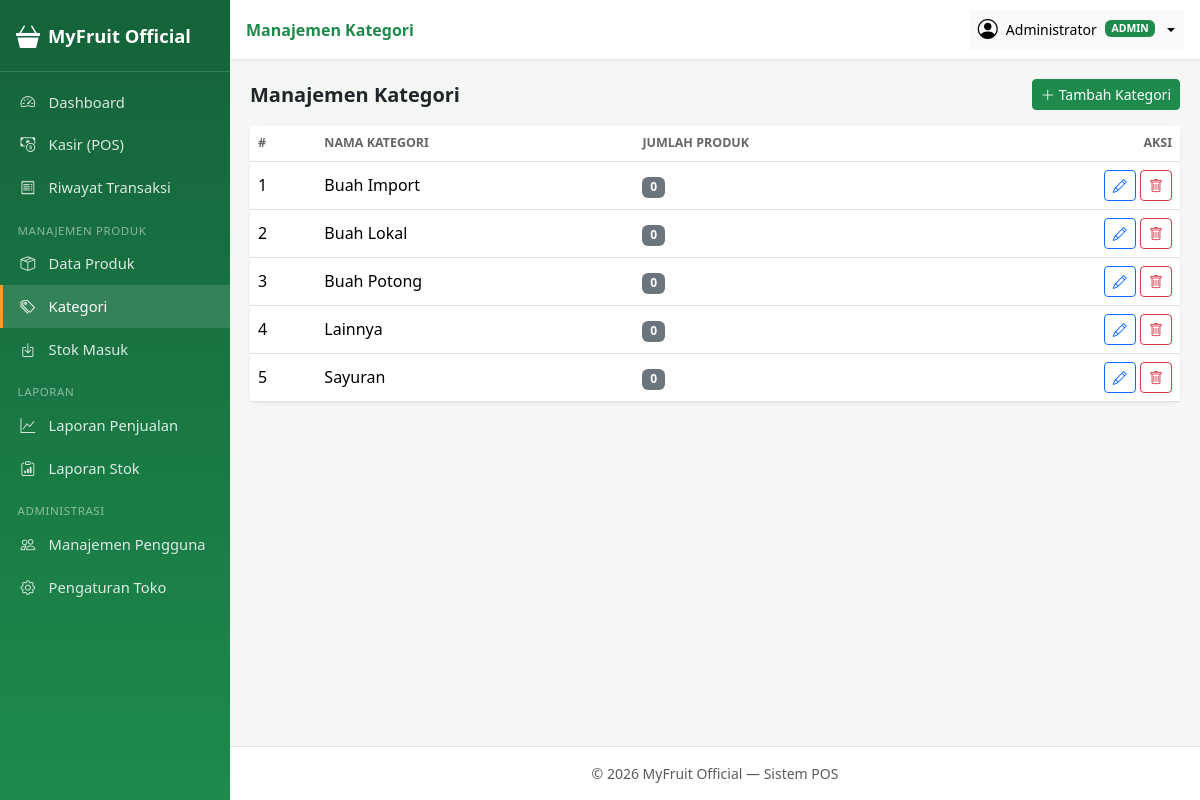
The app's page /kategori/index.php (signed in) with its own data.
### tables this page shows
CREATE TABLE kategori (
    id INT AUTO_INCREMENT PRIMARY KEY,
    nama_kategori VARCHAR(100) NOT NULL,
    created_at TIMESTAMP DEFAULT CURRENT_TIMESTAMP
);

### includes/auth.php (called while the page is built, shortened)
<?php
function currentUser() {
    return [
        'id'     => $_SESSION['user_id']   ?? null,
        'nama'   => $_SESSION['nama']      ?? null,
        'role'   => $_SESSION['role']      ?? null,
        'username' => $_SESSION['username'] ?? null,
    ];
}

### kategori/index.php (the view, shortened to what this page needs)
<?php
require_once __DIR__ . '/../config/database.php';
require_once __DIR__ . '/../includes/auth.php';
$pageTitle = 'Manajemen Kategori';
$depth = 1;
$kategoriList = $pdo->query("
    SELECT k.*, (SELECT COUNT(*) FROM produk p WHERE p.kategori_id = k.id) jumlah_produk
    FROM kategori k ORDER BY k.nama_kategori ASC
")->fetchAll();
include __DIR__ . '/../includes/header.php';
?>
<div class="d-flex justify-content-between align-items-center mb-3">
    <h5 class="fw-bold mb-0">Manajemen Kategori</h5>
    <button class="btn btn-mf btn-sm" data-bs-toggle="modal" data-bs-target="#modalTambah">
        <i class="bi bi-plus-lg me-1"></i>Tambah Kategori
    </button>
</div>
<div class="card">
    <div class="card-body p-0">
        <div class="table-responsive">
        <table class="table table-hover mb-0 align-middle">
            <thead><tr><th>#</th><th>Nama Kategori</th><th>Jumlah Produk</th><th class="text-end">Aksi</th></tr></thead>
            <tbody>
            <?php foreach ($kategoriList as $i => $k): ?>
                <tr>
                    <td><?= $i+1 ?></td>
                    <td><?= htmlspecialchars($k['nama_kategori']) ?></td>
                    <td><span class="badge bg-secondary"><?= $k['jumlah_produk'] ?></span></td>
                    <td class="text-end">
                        <button class="btn btn-sm btn-outline-primary" data-bs-toggle="modal" data-bs-target="#modalEdit<?= $k['id'] ?>"><i class="bi bi-pencil"></i></button>
                        <a href="?hapus=<?= $k['id'] ?>" class="btn btn-sm btn-outline-danger" onclick="return confirm('Hapus kategori ini?')"><i class="bi bi-trash"></i></a>
                    </td>
                </tr>
            <?php endforeach; ?>
            </tbody>
        </table>
        </div>
    </div>
</div>
<?php include __DIR__ . '/../includes/footer.php'; ?>

### includes/header.php (shortened to what this page needs)
<?php
$depth = $depth ?? 0;
$prefix = str_repeat('../', $depth);
$user = currentUser();
?>
<!DOCTYPE html>
<html lang="id">
<head>
    <link href="https://cdn.jsdelivr.net/npm/bootstrap@5.3.3/dist/css/bootstrap.min.css" rel="stylesheet">
    <link href="https://cdn.jsdelivr.net/npm/bootstrap-icons@1.11.3/font/bootstrap-icons.css" rel="stylesheet">
    <link href="<?= $prefix ?>assets/css/style.css" rel="stylesheet">
</head>
<body>
<?php include __DIR__ . '/sidebar.php'; ?>
<div id="content-wrapper">
    <nav id="topbar" class="d-flex align-items-center justify-content-between">
        <div class="d-flex align-items-center gap-2">
            <span class="fw-semibold text-mf d-none d-md-inline"><?= htmlspecialchars($pageTitle ?? '') ?></span>
        </div>
        <div class="dropdown">
            <button class="btn btn-sm btn-light dropdown-toggle d-flex align-items-center gap-2" type="button" data-bs-toggle="dropdown">
                <i class="bi bi-person-circle fs-5"></i>
                <span class="d-none d-sm-inline"><?= htmlspecialchars($user['nama']) ?></span>
                <span class="badge bg-mf d-none d-sm-inline text-uppercase" style="font-size:.65rem;"><?= htmlspecialchars($user['role']) ?></span>
            </button>
        </div>
    </nav>
    <main id="page-content">

### includes/sidebar.php
<?php
$currentPage = basename($_SERVER['PHP_SELF']);
$currentDir  = basename(dirname($_SERVER['PHP_SELF']));
function navActive($page, $dir, $matchPage, $matchDir = null) {
    if ($matchDir) return ($page === $matchPage && $dir === $matchDir) ? 'active' : '';
    return $page === $matchPage ? 'active' : '';
}
?>
<aside id="sidebar">
    <div class="brand">
        <i class="bi bi-basket3-fill fs-4"></i>
        <span>MyFruit Official</span>
    </div>
    <ul class="nav flex-column py-2">
        <li class="nav-item">
            <a class="nav-link <?= navActive($currentPage, $currentDir, 'dashboard.php') ?>" href="<?= $prefix ?>dashboard.php">
                <i class="bi bi-speedometer2 me-2"></i>Dashboard
            </a>
        </li>
        <li class="nav-item">
            <a class="nav-link <?= navActive($currentPage, $currentDir, 'pos.php', 'kasir') ?>" href="<?= $prefix ?>kasir/pos.php">
                <i class="bi bi-cash-coin me-2"></i>Kasir (POS)
            </a>
        </li>
        <li class="nav-item">
            <a class="nav-link <?= navActive($currentPage, $currentDir, 'riwayat.php', 'transaksi') ?>" href="<?= $prefix ?>transaksi/riwayat.php">
                <i class="bi bi-receipt me-2"></i>Riwayat Transaksi
            </a>
        </li>
        <?php if ($user['role'] === 'admin'): ?>
        <div class="nav-heading">Manajemen Produk</div>
        <li class="nav-item">
            <a class="nav-link <?= navActive($currentPage, $currentDir, 'index.php', 'produk') ?>" href="<?= $prefix ?>produk/index.php">
                <i class="bi bi-box-seam me-2"></i>Data Produk
            </a>
        </li>
        <li class="nav-item">
            <a class="nav-link <?= navActive($currentPage, $currentDir, 'index.php', 'kategori') ?>" href="<?= $prefix ?>kategori/index.php">
                <i class="bi bi-tags me-2"></i>Kategori
            </a>
        </li>
        <li class="nav-item">
            <a class="nav-link <?= navActive($currentPage, $currentDir, 'index.php', 'stok') ?>" href="<?= $prefix ?>stok/index.php">
                <i class="bi bi-box-arrow-in-down me-2"></i>Stok Masuk
            </a>
        </li>
        <div class="nav-heading">Laporan</div>
        <li class="nav-item">
            <a class="nav-link <?= navActive($currentPage, $currentDir, 'penjualan.php', 'laporan') ?>" href="<?= $prefix ?>laporan/penjualan.php">
                <i class="bi bi-graph-up me-2"></i>Laporan Penjualan
            </a>
        </li>
        <li class="nav-item">
            <a class="nav-link <?= navActive($currentPage, $currentDir, 'stok.php', 'laporan') ?>" href="<?= $prefix ?>laporan/stok.php">
                <i class="bi bi-clipboard-data me-2"></i>Laporan Stok
            </a>
        </li>
        <div class="nav-heading">Administrasi</div>
        <li class="nav-item">
            <a class="nav-link <?= navActive($currentPage, $currentDir, 'index.php', 'pengguna') ?>" href="<?= $prefix ?>pengguna/index.php">
                <i class="bi bi-people me-2"></i>Manajemen Pengguna
            </a>
        </li>
        <li class="nav-item">
            <a class="nav-link <?= navActive($currentPage, $currentDir, 'pengaturan.php') ?>" href="<?= $prefix ?>pengaturan.php">
                <i class="bi bi-gear me-2"></i>Pengaturan Toko
            </a>
        </li>
        <?php endif; ?>
    </ul>
</aside>

### includes/footer.php (shortened to what this page needs)
    </main>
    <footer class="text-center py-3 text-muted small border-top bg-white">
        &copy; <?= date('Y') ?> MyFruit Official &mdash; Sistem POS
    </footer>
</div>
</body>
</html>

### assets/css/style.css (style rules this page uses)
:root { --mf-primary: #1e8a4c; --mf-primary-dark: #146339; --mf-accent: #ff9f1c; --mf-bg: #f4f7f4; --mf-sidebar-w: 230px; }
body { background: var(--mf-bg); font-family: 'Segoe UI', Roboto, -apple-system, sans-serif; overflow-x: hidden; }
#sidebar { width: var(--mf-sidebar-w); min-height: 100vh; background: linear-gradient(180deg, var(--mf-primary-dark), var(--mf-primary)); position: fixed; top: 0; left: 0; z-index: 1030; transition: margin-left .25s ease; overflow-y: auto; }
#sidebar .brand { padding: 1.1rem 1rem; color: #fff; font-weight: 700; font-size: 1.15rem; border-bottom: 1px solid rgba(255,255,255,.15); display: flex; align-items: center; gap: .5rem; }
#sidebar .nav-link { color: rgba(255,255,255,.85); padding: .65rem 1.1rem; font-size: .92rem; border-left: 3px solid transparent; }
#sidebar .nav-link i { width: 20px; display: inline-block; }
#sidebar .nav-link:hover, #sidebar .nav-link.active { background: rgba(255,255,255,.12); color: #fff; border-left-color: var(--mf-accent); }
#sidebar .nav-heading { color: rgba(255,255,255,.5); font-size: .72rem; text-transform: uppercase; letter-spacing: .05em; padding: .8rem 1.1rem .2rem; }
#content-wrapper { margin-left: var(--mf-sidebar-w); min-height: 100vh; transition: margin-left .25s ease; display: flex; flex-direction: column; }
#topbar { background: #fff; box-shadow: 0 1px 3px rgba(0,0,0,.08); padding: .6rem 1rem; position: sticky; top: 0; z-index: 1020; }
#page-content { padding: 1.25rem; flex: 1; width: 100%; }
.card { border: none; border-radius: .6rem; box-shadow: 0 1px 4px rgba(0,0,0,.07); }
.btn-mf { background: var(--mf-primary); border-color: var(--mf-primary); color: #fff; }
.text-mf { color: var(--mf-primary) !important; }
.bg-mf { background: var(--mf-primary) !important; }
.table thead th { font-size: .78rem; text-transform: uppercase; color: #666; border-top: none; }

### records on screen
kategori: nama_kategori "Buah Import", jumlah_produk "0"
kategori: nama_kategori "Buah Lokal", jumlah_produk "0"
kategori: nama_kategori "Buah Potong", jumlah_produk "0"
kategori: nama_kategori "Lainnya", jumlah_produk "0"
kategori: nama_kategori "Sayuran", jumlah_produk "0"

### other values on screen
$pageTitle "Manajemen Kategori"
$user['nama'] "Administrator"
$user['role'] "ADMIN"
